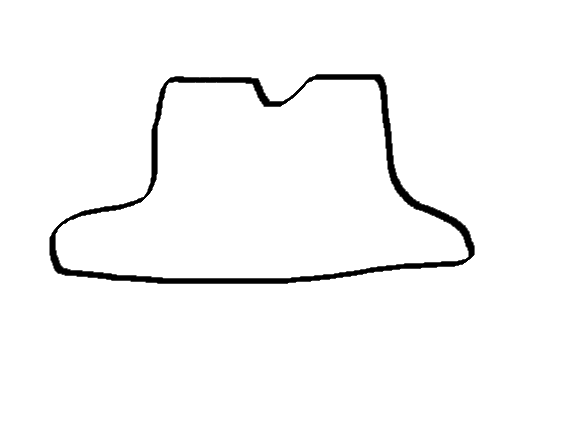
#> input picture OpenCV/Day5/hat.png, 578 x 440 px
$ python 12_.py
#> lines starting #> are read from the running program, lines starting #| are printed output that depends on the picture; after the words box and inside, x2 and y2 are one past the last pixel; in counts of white or black regions, pixels touching at a corner belong together
import cv2

img = cv2.imread('./hat.png')
#> img is the input picture: shape (440, 578, 3); min 0, max 255, mean 248.6
# img = cv2.imread('./hand.jpg')

cpy = img.copy()
gray = cv2.cvtColor(img, cv2.COLOR_BGR2GRAY)
# 이진화 한거고
_, thr = cv2.threshold(gray, 127, 255, cv2.THRESH_BINARY)
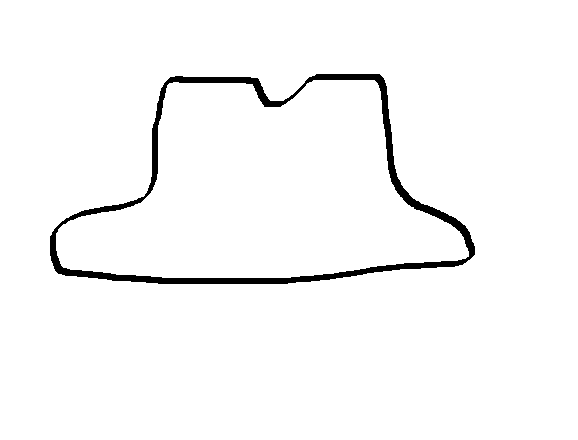
#> thr: shape (440, 578); 97.4% white; 1 black region, box (x1, y1, x2, y2) and area: (50, 74, 475, 284) 6669
# 좌표값 뽑은거고
contour, _ =  cv2.findContours(thr, cv2.RETR_EXTERNAL, cv2.CHAIN_APPROX_SIMPLE)
#> contour = [[[0, 0], [0, 439], [577, 439], [577, 0]]]
print(contour[0])
#| [[[  0   0]]
#|  [[  0 439]]
#|  [[577 439]]
#|  [[577   0]]]
cnt = contour[0]
#> cnt = [[0, 0], [0, 439], [577, 439], [577, 0]]

cv2.drawContours(img, [cnt], -1, (255, 0, 0), 2)
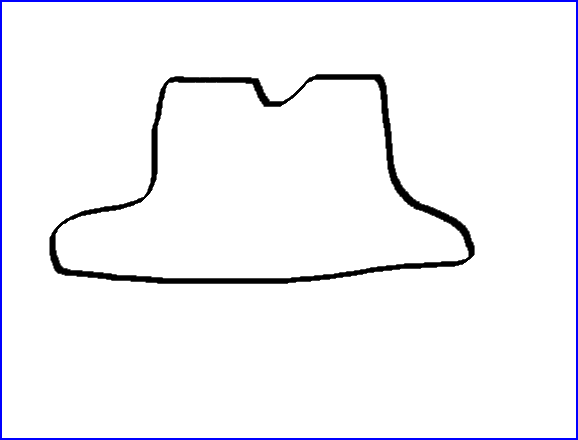
#> img: shape (440, 578, 3); 1.59% of pixels changed, all inside (x1, y1, x2, y2) = (0, 0, 578, 440)
check = cv2.isContourConvex(cnt)
#> check = True
print(check)
#| True

if check:
    hull = cv2.convexHull(cnt)
#> hull = [[577, 0], [577, 439], [0, 439], [0, 0]]
    cv2.drawContours(cpy, [hull], -1, (0,255,0), 2)
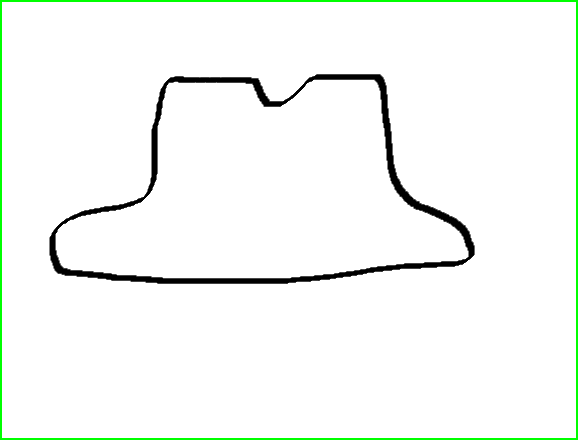
#> cpy: shape (440, 578, 3); 1.59% of pixels changed, all inside (x1, y1, x2, y2) = (0, 0, 578, 440)

cv2.imshow('contour', img)
cv2.waitKey()

$ run again, with OpenCV/Day5/hand.jpg saved as OpenCV/Day5/hat.png
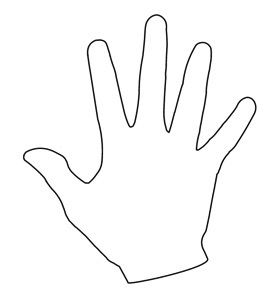
#> input picture OpenCV/Day5/hand.jpg, 269 x 295 px
#> img is the input picture: shape (295, 269, 3); min 0, max 255, mean 249
#> `_, thr = cv2.threshold(gray, 127, 255, cv2.THRESH_BINARY)`:
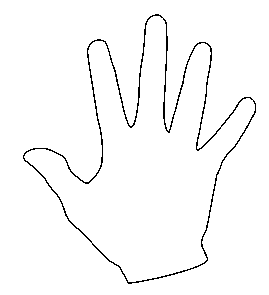
#> thr: shape (295, 269); 97.7% white; black in thin lines or dots, all inside (x1, y1, x2, y2) = (23, 14, 256, 284)
#> contour = [[[0, 0], [0, 294], [268, 294], [268, 0]]]
#| [[[  0   0]]
#|  [[  0 294]]
#|  [[268 294]]
#|  [[268   0]]]
#> cnt = [[0, 0], [0, 294], [268, 294], [268, 0]]
#> img: shape (295, 269, 3); 2.82% of pixels changed, all inside (x1, y1, x2, y2) = (0, 0, 269, 295)
#> check = True
#| True
#> hull = [[268, 0], [268, 294], [0, 294], [0, 0]]
#> `cv2.drawContours(cpy, [hull], -1, (0,255,0), 2)`:
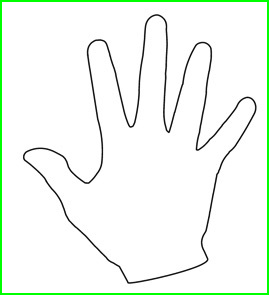
#> cpy: shape (295, 269, 3); 2.82% of pixels changed, all inside (x1, y1, x2, y2) = (0, 0, 269, 295)
